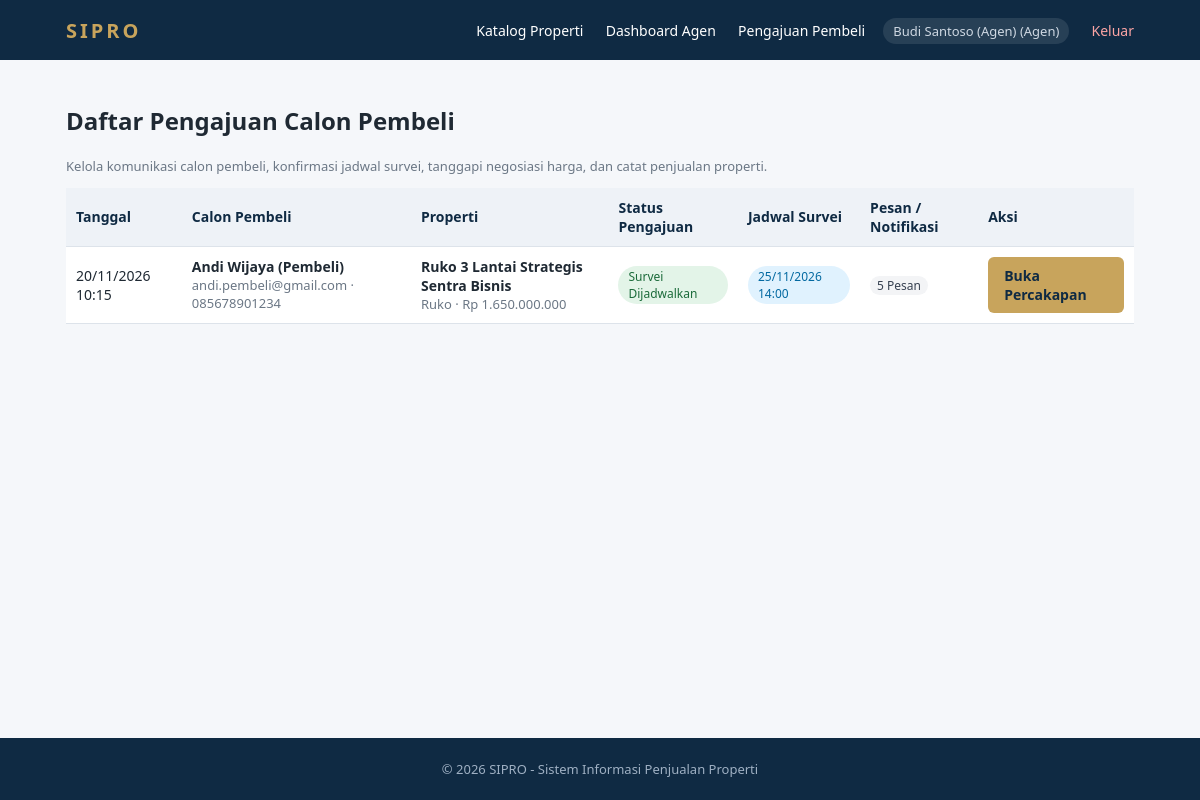
Screenshot of /agen/permintaan.php (signed in) with the database file from the repository.
### tables this page shows
CREATE TABLE permintaan (
    id_permintaan INT AUTO_INCREMENT PRIMARY KEY,
    id_user INT NOT NULL,
    id_properti INT NOT NULL,
    tanggal TIMESTAMP DEFAULT CURRENT_TIMESTAMP,
    pesan TEXT NULL,
    status ENUM('Diajukan', 'Dihubungi', 'Menunggu Persetujuan Jadwal', 'Survei Dijadwalkan', 'Menunggu Persetujuan Harga', 'Negosiasi Harga', 'Harga Disepakati', 'Selesai', 'Dibatalkan') NOT NULL DEFAULT 'Diajukan',
    harga_sepakat BIGINT UNSIGNED NULL,
    FOREIGN KEY (id_user) REFERENCES users(id_user) ON UPDATE CASCADE,
    FOREIGN KEY (id_properti) REFERENCES properti(id_properti) ON DELETE CASCADE,
    INDEX idx_permintaan_user (id_user),
    INDEX idx_permintaan_properti (id_properti)
);

CREATE TABLE users (
    id_user INT AUTO_INCREMENT PRIMARY KEY,
    nama VARCHAR(100) NOT NULL,
    email VARCHAR(150) NOT NULL UNIQUE,
    password VARCHAR(255) NOT NULL,
    role ENUM('admin', 'agen', 'pembeli') NOT NULL DEFAULT 'pembeli',
    telepon VARCHAR(25) NULL,
    status_akun ENUM('Aktif', 'Nonaktif') NOT NULL DEFAULT 'Aktif',
    created_at TIMESTAMP DEFAULT CURRENT_TIMESTAMP
);

CREATE TABLE properti (
    id_properti INT AUTO_INCREMENT PRIMARY KEY,
    id_agen INT NOT NULL,
    judul VARCHAR(150) NOT NULL,
    deskripsi TEXT NULL,
    harga BIGINT UNSIGNED NOT NULL,
    lokasi VARCHAR(180) NOT NULL,
    tipe ENUM('Rumah', 'Ruko', 'Tanah', 'Apartemen') NOT NULL,
    luas_tanah DECIMAL(12,2) NULL,
    luas_bangunan DECIMAL(12,2) NULL,
    sertifikat VARCHAR(60) NULL,
    status ENUM('Tersedia', 'Dalam Negosiasi', 'Terjual') NOT NULL DEFAULT 'Tersedia',
    created_at TIMESTAMP DEFAULT CURRENT_TIMESTAMP,
    CONSTRAINT chk_properti_harga CHECK (harga > 0),
    FOREIGN KEY (id_agen) REFERENCES users(id_user) ON UPDATE CASCADE
);

### config.php (called while the page is built, shortened)
<?php
function e($s): string
{
    return htmlspecialchars((string)$s, ENT_QUOTES, 'UTF-8');
}
function rp($n): string
{
    return 'Rp ' . number_format((float)$n, 0, ',', '.');
}
function tgl($s, $showTime = true): string
{
    $format = $showTime ? 'd/m/Y H:i' : 'd/m/Y';
    return date($format, strtotime($s));
}

### agen/permintaan.php (the view, shortened to what this page needs)
<?php
require_once '../config.php';
$u = user();
$s = $pdo->prepare(
    'SELECT r.*, b.nama AS nama_pembeli, b.email AS email_pembeli, b.telepon AS telepon_pembeli,
            p.judul, p.tipe, p.harga,
            (SELECT COUNT(*) FROM pesan m WHERE m.id_permintaan = r.id_permintaan) AS total_pesan,
            (SELECT COUNT(*) FROM usulan x WHERE x.id_permintaan = r.id_permintaan AND x.status = "Menunggu" AND x.id_pengusul != ?) AS butuh_respon,
            (SELECT MIN(j.tanggal_survei) FROM jadwal_survei j WHERE j.id_permintaan = r.id_permintaan AND j.status_survei IN ("Dijadwalkan", "Dikonfirmasi")) AS survei
    FROM permintaan r
    JOIN properti p ON p.id_properti = r.id_properti
    JOIN users b ON b.id_user = r.id_user
    WHERE p.id_agen = ?
    ORDER BY butuh_respon DESC, r.tanggal DESC'
);
$s->execute([$u['id'], $u['id']]);
$rows = $s->fetchAll();
require '../includes/header.php';
?>
<h2>Daftar Pengajuan Calon Pembeli</h2>
<p class="mut">Kelola komunikasi calon pembeli, konfirmasi jadwal survei, tanggapi negosiasi harga, dan catat penjualan properti.</p>
<div class="tablewrap">
    <table>
        <thead>
            <tr>
                <th>Tanggal</th>
                <th>Calon Pembeli</th>
                <th>Properti</th>
                <th>Status Pengajuan</th>
                <th>Jadwal Survei</th>
                <th>Pesan / Notifikasi</th>
                <th>Aksi</th>
            </tr>
        </thead>
        <tbody>
            <?php foreach ($rows as $r): ?>
                <tr>
                    <td><?= e(tgl($r['tanggal'])) ?></td>
                    <td>
                        <b><?= e($r['nama_pembeli']) ?></b>
                        <div class="mut"><?= e($r['email_pembeli']) ?><?= $r['telepon_pembeli'] ? ' · ' . e($r['telepon_pembeli']) : '' ?></div>
                    </td>
                    <td>
                        <b><?= e($r['judul']) ?></b>
                        <div class="mut"><?= e($r['tipe']) ?> · <?= rp($r['harga']) ?></div>
                    </td>
                    <td>
                        <span class="tag <?= e(str_replace(' ', '', strtok($r['status'], ' '))) ?>"><?= e($r['status']) ?></span>
                    </td>
                    <td>
                        <?= $r['survei'] ? '<span class="tag" style="background:#e0f2fe;color:#0369a1">' . e(tgl($r['survei'])) . '</span>' : '<span class="mut">-</span>' ?>
                    </td>
                    <td>
                        <span class="badge" style="background:#f3f4f6;color:#374151"><?= (int)$r['total_pesan'] ?> Pesan</span>
                    </td>
                    <td>
                        <a class="btn" href="<?= BASE ?>/percakapan.php?id=<?= (int)$r['id_permintaan'] ?>">Buka Percakapan</a>
                    </td>
                </tr>
            <?php endforeach; ?>
        </tbody>
    </table>
</div>
<?php require '../includes/footer.php'; ?>

### assets/style.css (style rules this page uses)
:root { --navy: #0f2a43; --navy2: #1d4468; --gold: #c8a45c; --bg: #f5f7fa; --tx: #1f2933; --mut: #6b7785; --line: #dde3ea; }
* { box-sizing: border-box; }
body { margin: 0; font-family: "Segoe UI", Arial, sans-serif; background: var(--bg); color: var(--tx); min-height: 100vh; display: flex; flex-direction: column; }
a { color: var(--navy2); text-decoration: none; }
.btn, button { background: var(--gold); color: var(--navy) !important; border: 0; padding: 9px 16px; border-radius: 6px; font-weight: 600; cursor: pointer; font-size: 14px; display: inline-block; }
.mut { color: var(--mut); font-size: 13px; }
.tag { display: inline-block; padding: 2px 10px; border-radius: 20px; font-size: 12px; background: #e8eef5; color: var(--navy2); }
table { width: 100%; border-collapse: collapse; background: #fff; }
th, td { padding: 10px; border-bottom: 1px solid var(--line); text-align: left; font-size: 14px; }
th { background: #eef2f7; color: var(--navy); }
.tag.Disetujui, .tag.Dikonfirmasi, .tag.Harga, .tag.Survei { background: #e3f4e8; color: #1b6b3a; }
.badge { display: inline-block; min-width: 20px; padding: 1px 7px; border-radius: 20px; background: #b3261e; color: #fff; font-size: 12px; text-align: center; }

### rows the page displays
permintaan: tanggal "20/11/2026 10:15", id_user.nama "Andi Wijaya (Pembeli)", id_user.email "andi.pembeli@gmail.com", id_user.telepon "085678901234", id_properti.judul "Ruko 3 Lantai Strategis Sentra Bisnis", id_properti.tipe "Ruko", id_properti.harga "Rp 1.650.000.000", status "Survei Dijadwalkan", survei "25/11/2026 14:00", total_pesan "5"

### other values shown
$u['nama'] "Budi Santoso (Agen)"
$u['role'] "Agen"
